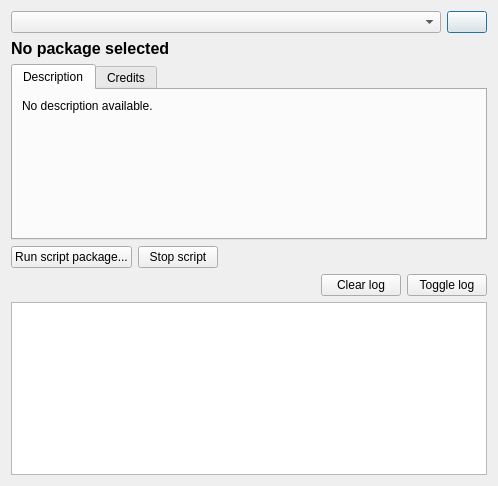
<?xml version="1.0" encoding="UTF-8"?>
<ui version="4.0">
 <class>EditorScriptPackageWindow</class>
 <widget class="QDialog" name="EditorScriptPackageWindow">
  <property name="geometry">
   <rect>
    <x>0</x>
    <y>0</y>
    <width>498</width>
    <height>486</height>
   </rect>
  </property>
  <property name="windowTitle">
   <string>Editor Scripting - Script Package</string>
  </property>
  <layout class="QGridLayout" name="gridLayout" rowstretch="0,1,0,1">
   <item row="0" column="0">
    <layout class="QHBoxLayout" name="layoutPackagePicker" stretch="1,0">
     <item>
      <widget class="QComboBox" name="packagePicker"/>
     </item>
     <item>
      <widget class="QPushButton" name="buttonRefreshPackageList">
       <property name="enabled">
        <bool>true</bool>
       </property>
       <property name="accessibleName">
        <string>Refresh</string>
       </property>
       <property name="accessibleDescription">
        <string>Refresh the list of script packages.</string>
       </property>
       <property name="text">
        <string/>
       </property>
       <property name="icon">
        <iconset resource="../resources/resources.qrc">
         <normaloff>:/icons/refresh.png</normaloff>:/icons/refresh.png</iconset>
       </property>
      </widget>
     </item>
    </layout>
   </item>
   <item row="1" column="0">
    <layout class="QGridLayout" name="layoutPackage" rowstretch="0,1">
     <item row="0" column="0">
      <widget class="QLabel" name="packageName">
       <property name="font">
        <font>
         <pointsize>12</pointsize>
         <weight>75</weight>
         <bold>true</bold>
        </font>
       </property>
       <property name="text">
        <string>No package selected</string>
       </property>
       <property name="wordWrap">
        <bool>true</bool>
       </property>
      </widget>
     </item>
     <item row="1" column="0">
      <widget class="QTabWidget" name="packageBody">
       <property name="sizePolicy">
        <sizepolicy hsizetype="Expanding" vsizetype="Preferred">
         <horstretch>0</horstretch>
         <verstretch>0</verstretch>
        </sizepolicy>
       </property>
       <property name="currentIndex">
        <number>0</number>
       </property>
       <widget class="QWidget" name="packageTabDesc">
        <attribute name="title">
         <string>Description</string>
        </attribute>
        <layout class="QGridLayout" name="gridLayout_2">
         <item row="0" column="0">
          <widget class="QLabel" name="packageDescription">
           <property name="text">
            <string>No description available.</string>
           </property>
           <property name="alignment">
            <set>Qt::AlignLeading|Qt::AlignLeft|Qt::AlignTop</set>
           </property>
           <property name="wordWrap">
            <bool>true</bool>
           </property>
          </widget>
         </item>
         <item row="1" column="0">
          <spacer name="verticalSpacer">
           <property name="orientation">
            <enum>Qt::Vertical</enum>
           </property>
           <property name="sizeHint" stdset="0">
            <size>
             <width>5</width>
             <height>62</height>
            </size>
           </property>
          </spacer>
         </item>
        </layout>
       </widget>
       <widget class="QWidget" name="packageTabAuthors">
        <attribute name="title">
         <string>Credits</string>
        </attribute>
        <layout class="QVBoxLayout" name="verticalLayout">
         <item>
          <spacer name="verticalSpacer_2">
           <property name="orientation">
            <enum>Qt::Vertical</enum>
           </property>
           <property name="sizeHint" stdset="0">
            <size>
             <width>5</width>
             <height>0</height>
            </size>
           </property>
          </spacer>
         </item>
        </layout>
       </widget>
      </widget>
     </item>
    </layout>
   </item>
   <item row="2" column="0">
    <layout class="QHBoxLayout" name="layoutPackageActions">
     <item>
      <widget class="QPushButton" name="buttonRun">
       <property name="text">
        <string>Run script package...</string>
       </property>
      </widget>
     </item>
     <item>
      <widget class="QPushButton" name="buttonForceKill">
       <property name="text">
        <string>Stop script</string>
       </property>
      </widget>
     </item>
     <item>
      <spacer name="horizontalSpacer_2">
       <property name="orientation">
        <enum>Qt::Horizontal</enum>
       </property>
       <property name="sizeHint" stdset="0">
        <size>
         <width>40</width>
         <height>20</height>
        </size>
       </property>
      </spacer>
     </item>
    </layout>
   </item>
   <item row="3" column="0">
    <layout class="QVBoxLayout" name="layoutLog">
     <item>
      <layout class="QHBoxLayout" name="layoutLogActions">
       <item>
        <spacer name="horizontalSpacer">
         <property name="orientation">
          <enum>Qt::Horizontal</enum>
         </property>
         <property name="sizeHint" stdset="0">
          <size>
           <width>40</width>
           <height>20</height>
          </size>
         </property>
        </spacer>
       </item>
       <item>
        <widget class="QPushButton" name="buttonClearLog">
         <property name="text">
          <string>Clear log</string>
         </property>
        </widget>
       </item>
       <item>
        <widget class="QPushButton" name="buttonToggleLog">
         <property name="text">
          <string>Toggle log</string>
         </property>
        </widget>
       </item>
      </layout>
     </item>
     <item>
      <widget class="QTableWidget" name="log">
       <property name="selectionBehavior">
        <enum>QAbstractItemView::SelectRows</enum>
       </property>
       <property name="cornerButtonEnabled">
        <bool>false</bool>
       </property>
       <property name="columnCount">
        <number>1</number>
       </property>
       <attribute name="horizontalHeaderVisible">
        <bool>false</bool>
       </attribute>
       <attribute name="horizontalHeaderStretchLastSection">
        <bool>true</bool>
       </attribute>
       <attribute name="verticalHeaderVisible">
        <bool>false</bool>
       </attribute>
       <attribute name="verticalHeaderHighlightSections">
        <bool>false</bool>
       </attribute>
       <column/>
      </widget>
     </item>
    </layout>
   </item>
  </layout>
 </widget>
 <resources>
  <include location="../resources/resources.qrc"/>
 </resources>
 <connections/>
</ui>
